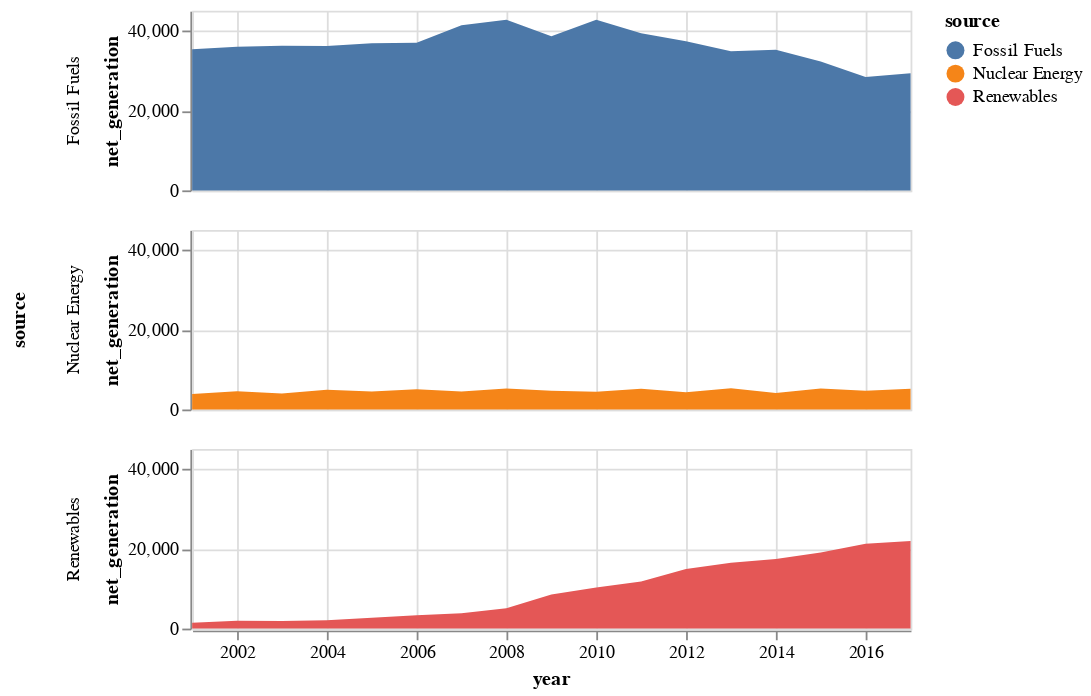

This figure's notebook cell:
### Code cell
#Trellis Area Chart
import altair as alt
from vega_datasets import data

source = data.iowa_electricity()

alt.Chart(source).mark_area().encode(
    x="year:T",
    y="net_generation:Q",
    color="source:N",
    row="source:N"
).properties(
    height=100
)

### Figure 1 — Vega-Lite specification as saved in the notebook (floating-point values rounded to 4 significant figures)
{"config": {"view": {"continuousWidth": 400, "continuousHeight": 300}}, "data": {"name": "data-bb61008ba0c766c5601afa5323d12ad4"}, "mark": "area", "encoding": {"color": {"field": "source", "type": "nominal"}, "row": {"field": "source", "type": "nominal"}, "x": {"field": "year", "type": "temporal"}, "y": {"field": "net_generation", "type": "quantitative"}}, "height": 100, "$schema": "https://vega.github.io/schema/vega-lite/v4.17.0.json", "datasets": {"data-bb61008ba0c766c5601afa5323d12ad4": [{"year": "2001-01-01T00:00:00", "source": "Fossil Fuels", "net_generation": 35361}, {"year": "2002-01-01T00:00:00", "source": "Fossil Fuels", "net_generation": 35991}, {"year": "2003-01-01T00:00:00", "source": "Fossil Fuels", "net_generation": 36234}, {"year": "2004-01-01T00:00:00", "source": "Fossil Fuels", "net_generation": 36205}, {"year": "2005-01-01T00:00:00", "source": "Fossil Fuels", "net_generation": 36883}, {"year": "2006-01-01T00:00:00", "source": "Fossil Fuels", "net_generation": 37014}, {"year": "2007-01-01T00:00:00", "source": "Fossil Fuels", "net_generation": 41389}, {"year": "2008-01-01T00:00:00", "source": "Fossil Fuels", "net_generation": 42734}, {"year": "2009-01-01T00:00:00", "source": "Fossil Fuels", "net_generation": 38620}, {"year": "2010-01-01T00:00:00", "source": "Fossil Fuels", "net_generation": 42750}, {"year": "2011-01-01T00:00:00", "source": "Fossil Fuels", "net_generation": 39361}, {"year": "2012-01-01T00:00:00", "source": "Fossil Fuels", "net_generation": 37379}, {"year": "2013-01-01T00:00:00", "source": "Fossil Fuels", "net_generation": 34873}, {"year": "2014-01-01T00:00:00", "source": "Fossil Fuels", "net_generation": 35250}, {"year": "2015-01-01T00:00:00", "source": "Fossil Fuels", "net_generation": 32319}, {"year": "2016-01-01T00:00:00", "source": "Fossil Fuels", "net_generation": 28437}, {"year": "2017-01-01T00:00:00", "source": "Fossil Fuels", "net_generation": 29329}, {"year": "2001-01-01T00:00:00", "source": "Nuclear Energy", "net_generation": 3853}, {"year": "2002-01-01T00:00:00", "source": "Nuclear Energy", "net_generation": 4574}, {"year": "2003-01-01T00:00:00", "source": "Nuclear Energy", "net_generation": 3988}, {"year": "2004-01-01T00:00:00", "source": "Nuclear Energy", "net_generation": 4929}, {"year": "2005-01-01T00:00:00", "source": "Nuclear Energy", "net_generation": 4538}, {"year": "2006-01-01T00:00:00", "source": "Nuclear Energy", "net_generation": 5095}, {"year": "2007-01-01T00:00:00", "source": "Nuclear Energy", "net_generation": 4519}, {"year": "2008-01-01T00:00:00", "source": "Nuclear Energy", "net_generation": 5282}, {"year": "2009-01-01T00:00:00", "source": "Nuclear Energy", "net_generation": 4679}, {"year": "2010-01-01T00:00:00", "source": "Nuclear Energy", "net_generation": 4451}, {"year": "2011-01-01T00:00:00", "source": "Nuclear Energy", "net_generation": 5215}, {"year": "2012-01-01T00:00:00", "source": "Nuclear Energy", "net_generation": 4347}, {"year": "2013-01-01T00:00:00", "source": "Nuclear Energy", "net_generation": 5321}, {"year": "2014-01-01T00:00:00", "source": "Nuclear Energy", "net_generation": 4152}, {"year": "2015-01-01T00:00:00", "source": "Nuclear Energy", "net_generation": 5243}, {"year": "2016-01-01T00:00:00", "source": "Nuclear Energy", "net_generation": 4703}, {"year": "2017-01-01T00:00:00", "source": "Nuclear Energy", "net_generation": 5214}, {"year": "2001-01-01T00:00:00", "source": "Renewables", "net_generation": 1437}, {"year": "2002-01-01T00:00:00", "source": "Renewables", "net_generation": 1963}, {"year": "2003-01-01T00:00:00", "source": "Renewables", "net_generation": 1885}, {"year": "2004-01-01T00:00:00", "source": "Renewables", "net_generation": 2102}, {"year": "2005-01-01T00:00:00", "source": "Renewables", "net_generation": 2724}, {"year": "2006-01-01T00:00:00", "source": "Renewables", "net_generation": 3364}, {"year": "2007-01-01T00:00:00", "source": "Renewables", "net_generation": 3870}, {"year": "2008-01-01T00:00:00", "source": "Renewables", "net_generation": 5070}, {"year": "2009-01-01T00:00:00", "source": "Renewables", "net_generation": 8560}, {"year": "2010-01-01T00:00:00", "source": "Renewables", "net_generation": 10308}, {"year": "2011-01-01T00:00:00", "source": "Renewables", "net_generation": 11795}, {"year": "2012-01-01T00:00:00", "source": "Renewables", "net_generation": 14949}, {"year": "2013-01-01T00:00:00", "source": "Renewables", "net_generation": 16476}, {"year": "2014-01-01T00:00:00", "source": "Renewables", "net_generation": 17452}, {"year": "2015-01-01T00:00:00", "source": "Renewables", "net_generation": 19091}, {"year": "2016-01-01T00:00:00", "source": "Renewables", "net_generation": 21241}, {"year": "2017-01-01T00:00:00", "source": "Renewables", "net_generation": 21933}]}}
